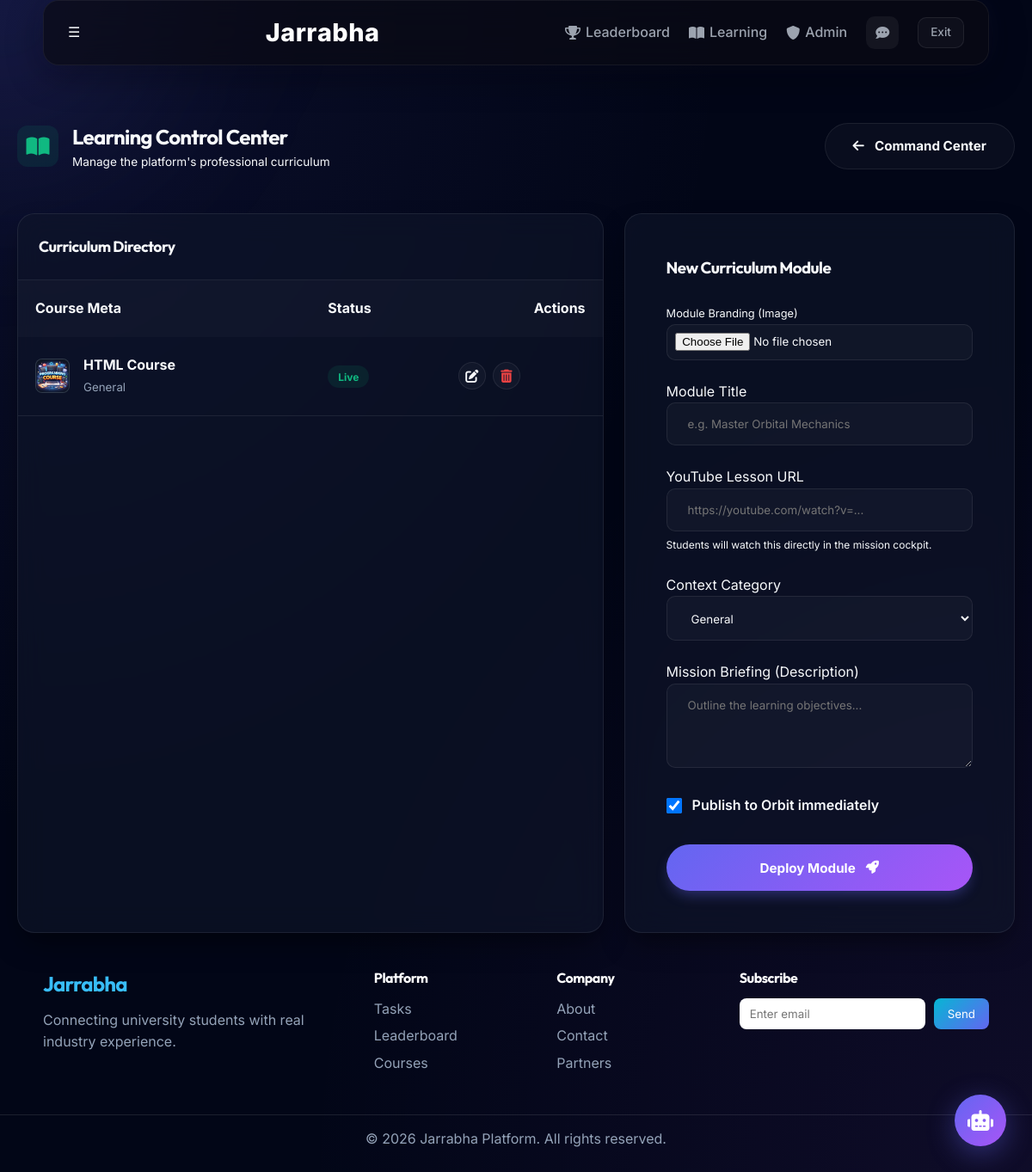
Page /admin/courses (signed in) on the committed database.
### app/models.py (models this page shows)
class Course(db.Model):
    id = db.Column(db.Integer, primary_key=True)
    category_id = db.Column(db.Integer, db.ForeignKey('course_category.id'), nullable=False)
    title = db.Column(db.String(200), nullable=False)
    description = db.Column(db.Text, nullable=False)
    thumbnail_url = db.Column(db.String(500), nullable=True) # URL or path to course image
    video_url = db.Column(db.String(500), nullable=True)     # YouTube link
    is_published = db.Column(db.Boolean, default=False)
    created_at = db.Column(db.DateTime, default=datetime.utcnow)
    lessons = db.relationship('Lesson', backref='course', lazy=True)
    files = db.relationship('CourseFile', backref='course', lazy=True)
    comments = db.relationship(
    'CourseComment',
    backref='course',
    cascade="all, delete-orphan",
    lazy=True
)

class CourseCategory(db.Model):
    id = db.Column(db.Integer, primary_key=True)
    name = db.Column(db.String(100), unique=True, nullable=False)
    description = db.Column(db.Text, nullable=True)
    courses = db.relationship('Course', backref='category', lazy=True)

### app/routes/admin.py (the view)
@admin_bp.route('/courses')
def manage_courses():
    courses = Course.query.all()
    categories = CourseCategory.query.all()
    return render_template('admin/courses.html', courses=courses, categories=categories)

### app/routes/admin.py (called while the page is built)
@admin_bp.before_request
@login_required
def require_admin():
    if current_user.role != 'admin':
        flash('Unauthorized access.', 'danger')
        return redirect(url_for('main.index'))

### app/templates/admin/courses.html (shortened to what this page needs)
{% extends "base.html" %}
{% block content %}
<div class="d-flex justify-between align-center mb-6 reveal">
    <div class="d-flex align-center gap-3">
        <div style="width: 48px; height: 48px; background: rgba(16, 185, 129, 0.1); border-radius: 12px; display: flex; align-items: center; justify-content: center; color: var(--accent);">
            <i class="fas fa-book-open" style="font-size: 1.5rem;"></i>
        </div>
        <div>
            <h2 class="mb-0">Learning Control Center</h2>
            <p class="text-subtle" style="font-size: 0.85rem;">Manage the platform's professional curriculum</p>
        </div>
    </div>
    <a href="{{ url_for('admin.dashboard') }}" class="btn btn-outline btn-sm"><i class="fas fa-arrow-left"></i> Command Center</a>
</div>
<div class="dashboard-grid" style="grid-template-columns: 1.8fr 1.2fr; gap: var(--space-md);">
    <div class="glass-panel reveal" style="padding: 0; overflow: hidden;">
        <div class="p-md" style="border-bottom: 1px solid var(--glass-border);">
            <h3 style="font-size: 1.1rem; margin: 0;">Curriculum Directory</h3>
        </div>
        <div style="overflow-x: auto;">
            <table style="width: 100%; border-collapse: collapse;">
                <thead style="background: rgba(255,255,255,0.02);">
                    <tr>
                        <th style="text-align: left; padding: 1.25rem;">Course Meta</th>
                        <th style="text-align: left; padding: 1.25rem;">Status</th>
                        <th style="text-align: right; padding: 1.25rem;">Actions</th>
                    </tr>
                </thead>
                <tbody>
                    {% for course in courses %}
                    <tr style="border-bottom: 1px solid var(--glass-border); transition: background 0.3s;" onmouseover="this.style.background='rgba(255,255,255,0.01)'" onmouseout="this.style.background='transparent'">
                        <td style="padding: 1.25rem;">
                            <div class="d-flex align-center gap-3">
                                <div style="width: 40px; height: 40px; border-radius: 8px; overflow: hidden; background: #1e293b; border: 1px solid var(--glass-border); flex-shrink: 0;">
                                    {% if course.thumbnail_url %}
                                    <img src="{{ course.thumbnail_url }}" alt="" style="width: 100%; height: 100%; object-fit: cover;">
                                    {% else %}
                                    <div style="width: 100%; height: 100%; display: flex; align-items: center; justify-content: center; color: var(--text-muted);"><i class="fas fa-image"></i></div>
                                    {% endif %}
                                </div>
                                <div>
                                    <strong style="display: block;">{{ course.title }}</strong>
                                    <small style="color: var(--text-muted);">{{ course.category.name if course.category else 'General' }}</small>
                                </div>
                            </div>
                        </td>
                        <td style="padding: 1.25rem;">
                            {% if course.is_published %}
                            <span class="badge badge-approved">Live</span>
                            {% else %}
                            <span class="badge badge-pending">Drafting</span>
                            {% endif %}
                        </td>
                        <td style="padding: 1.25rem; text-align: right;">
                            <div class="d-flex justify-end gap-2">
                                <a href="{{ url_for('admin.edit_course', course_id=course.id) }}" class="btn btn-outline" style="padding: 0.5rem; width: 32px; height: 32px;" title="Edit Module"><i class="fas fa-edit"></i></a>
                                <form action="{{ url_for('admin.delete_course', course_id=course.id) }}" method="POST" onsubmit="return confirm('Archive this course?');" style="display:inline;">
                                    <button type="submit" class="btn btn-outline" style="padding: 0.5rem; width: 32px; height: 32px; color: var(--error);" title="Delete Module"><i class="fas fa-trash-alt"></i></button>
                                </form>
                            </div>
                        </td>
                    </tr>
                    {% else %}
                    <tr>
                        <td colspan="3" style="text-align: center; padding: 3rem; color: var(--text-muted);">Launch your first curriculum module.</td>
                    </tr>
                    {% endfor %}
                </tbody>
            </table>
        </div>
    </div>
    <div class="glass-panel reveal" style="--d: 0.1s;">
        <h3 class="mb-4">New Curriculum Module</h3>
        <form action="{{ url_for('admin.add_course') }}" method="POST" enctype="multipart/form-data">
            <div class="form-group mb-4">
                <label class="form-label" style="font-size: 0.8rem;">Module Branding (Image)</label>
                <input type="file" name="thumbnail" class="form-control" style="padding: 0.6rem;">
            </div>
            <div class="form-group mb-4">
                <label class="form-label">Module Title</label>
                <input type="text" name="title" class="form-control" placeholder="e.g. Master Orbital Mechanics" required>
            </div>
            <div class="form-group mb-4">
                <label class="form-label">YouTube Lesson URL</label>
                <input type="url" name="video_url" class="form-control" placeholder="https://youtube.com/watch?v=..." required>
                <small class="text-subtle" style="font-size: 0.75rem; display: block; margin-top: 0.4rem;">Students will watch this directly in the mission cockpit.</small>
            </div>
            <div class="form-group mb-4">
                <label class="form-label">Context Category</label>
                <select name="category_id" class="form-control">
                    {% for cat in categories %}
                    <option value="{{ cat.id }}">{{ cat.name }}</option>
                    {% endfor %}
                </select>
            </div>
            <div class="form-group mb-4">
                <label class="form-label">Mission Briefing (Description)</label>
                <textarea name="description" class="form-control" rows="4" placeholder="Outline the learning objectives..." required></textarea>
            </div>
            <div class="form-group d-flex align-center mb-5">
                <input type="checkbox" name="is_published" id="is_published" style="width: 18px; height: 18px; margin-right: 0.75rem" checked>
                <label for="is_published" style="font-weight: 600;">Publish to Orbit immediately</label>
            </div>
            <button type="submit" class="btn btn-primary" style="width: 100%; padding: 1.1rem;">Deploy Module <i class="fas fa-rocket ml-2"></i></button>
        </form>
    </div>
</div>
{% endblock %}

### app/static/css/style.css (style rules this page uses)
:root { --bg-dark: #020617; --bg-surface: #0a0f1e; --primary: #6366f1; --primary-light: #818cf8; --primary-glow: rgba(99, 102, 241, 0.4); --secondary: #a855f7; --secondary-glow: rgba(168, 85, 247, 0.4); --accent: #10b981; --warning: #f59e0b; --error: #ef4444; --text-main: #f8fafc; --text-muted: #94a3b8; --text-subtle: #475569; --glass-bg: rgba(15, 23, 42, 0.6); --glass-border: rgba(255, 255, 255, 0.08); --glass-shadow: 0 16px 32px -8px rgba(0, 0, 0, 0.5); --glass-blur: blur(16px); --space-xs: 0.5rem; --space-sm: 1rem; --space-md: 1.5rem; --space-lg: 3rem; --space-xl: 6rem; --radius-sm: 10px; --radius-md: 20px; --radius-lg: 32px; --radius-pill: 9999px; --transition-fast: 0.2s cubic-bezier(0.4, 0, 0.2, 1); --transition-smooth: 0.6s cubic-bezier(0.16, 1, 0.3, 1); }
* { margin: 0; padding: 0; box-sizing: border-box; font-family: 'Inter', system-ui, -apple-system, sans-serif; }
body { background: var(--bg-dark); color: var(--text-main); min-height: 100vh; overflow-x: hidden; line-height: 1.6; padding-top: 100px; background-image: radial-gradient(at 0% 0%, rgba(99, 102, 241, 0.1) 0px, transparent 50%), radial-gradient(at 100% 100%, rgba(168, 85, 247, 0.08) 0px, transparent 50%); }
h1, h2, h3, h4, h5, h6 { font-family: 'Outfit', sans-serif; color: var(--text-main); font-weight: 700; letter-spacing: -0.03em; }
.glass-panel { background: var(--glass-bg); backdrop-filter: var(--glass-blur); -webkit-backdrop-filter: var(--glass-blur); border: 1px solid var(--glass-border); border-radius: var(--radius-md); box-shadow: var(--glass-shadow); padding: var(--space-lg); transition: all var(--transition-smooth); }
.btn { display: inline-flex; align-items: center; justify-content: center; gap: 0.75rem; padding: 0.875rem 2rem; border-radius: var(--radius-pill); font-weight: 700; text-decoration: none; cursor: pointer; transition: all var(--transition-smooth); border: none; font-size: 0.95rem; position: relative; overflow: hidden; }
.btn-primary { background: linear-gradient(135deg, var(--primary), var(--secondary)); color: white; box-shadow: 0 8px 16px -4px var(--primary-glow); }
.btn-outline { background: rgba(255, 255, 255, 0.03); border: 1px solid var(--glass-border); color: var(--text-main); }
.form-control { width: 100%; padding: 1rem 1.5rem; background: rgba(255, 255, 255, 0.03); border: 1px solid var(--glass-border); border-radius: var(--radius-sm); color: var(--text-main); transition: all var(--transition-fast); }
.dashboard-grid { display: grid; grid-template-columns: repeat(auto-fill, minmax(320px, 1fr)); gap: var(--space-md); margin-top: var(--space-lg); }
.reveal { opacity: 0; transform: translateY(30px); transition: all 0.8s cubic-bezier(0.16, 1, 0.3, 1); transition-delay: var(--d, 0s); }
.reveal.active { opacity: 1; transform: translateY(0); }
.d-flex { display: flex; }
.justify-between { justify-content: space-between; }
.align-center { align-items: center; }
.gap-2 { gap: 0.5rem; }
.gap-3 { gap: 1rem; }
.p-md { padding: 1.5rem !important; }
.mb-0 { margin-bottom: 0 !important; }
.mb-4 { margin-bottom: 1.5rem !important; }
.mb-5 { margin-bottom: 2rem !important; }
.mb-6 { margin-bottom: 3rem !important; }
.badge { padding: 0.35rem 0.75rem; border-radius: var(--radius-pill); font-size: 0.75rem; font-weight: 700; }
.badge-approved { background: rgba(16, 185, 129, 0.1); color: var(--accent); }
img { max-width: 100%; height: auto; }

### app/templates/base.html (style rules this page uses)
.reveal { opacity: 0; transform: translateY(30px); transition: all 0.8s cubic-bezier(0.16, 1, 0.3, 1); }
.reveal.active { opacity: 1; transform: translateY(0); }

### rows in the picture
Course: thumbnail_url (picture), title "HTML Course", category "General", is_published "Live"

### other values in the picture
form field category_id "General"
